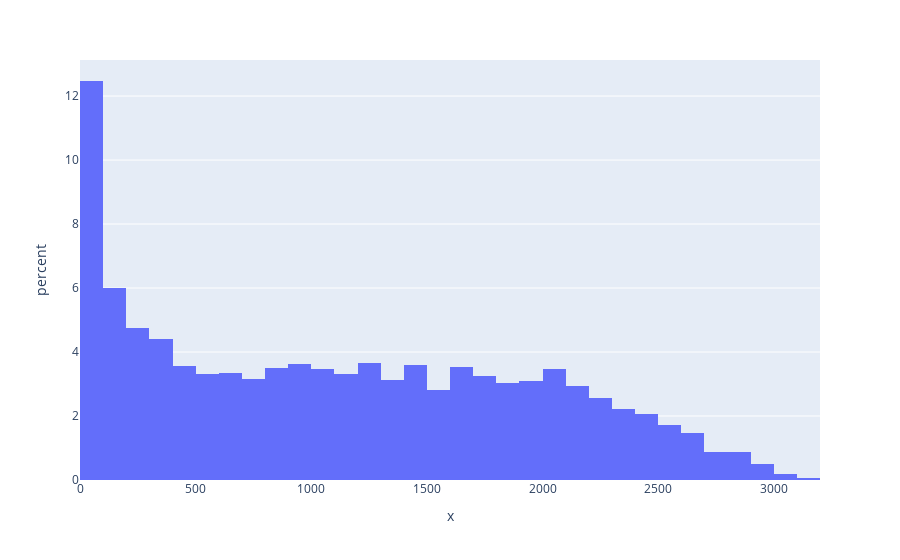

This figure's notebook cell:
### Markdown cell above
## How are minutes played distributed?

### Code cell
fig = px.histogram(x=rs_df['MIN'], histnorm='percent')
fig.show()

### Figure 1 — Plotly figure (JSON) as saved in the notebook; plotly's stock layout.template omitted (floating-point values rounded to 4 significant figures; data arrays with more than 128 entries replaced by an {"elided": "..."} marker saying what was removed)
{"data": [{"alignmentgroup": "True", "bingroup": "x", "histnorm": "percent", "hovertemplate": "x=%{x}<br>percent=%{y}<extra></extra>", "legendgroup": "", "marker": {"color": "#636efa", "pattern": {"shape": ""}}, "name": "", "offsetgroup": "", "orientation": "v", "showlegend": false, "type": "histogram", "x": {"elided": "5148 int values"}, "xaxis": "x", "yaxis": "y"}], "layout": {"autosize": true, "barmode": "relative", "legend": {"tracegroupgap": 0}, "margin": {"t": 60}, "xaxis": {"anchor": "y", "autorange": true, "domain": [0, 1], "range": [-0.5, 3200.0], "title": {"text": "x"}, "type": "linear"}, "yaxis": {"anchor": "x", "autorange": true, "domain": [0, 1], "range": [0, 13.13], "title": {"text": "percent"}}}}
